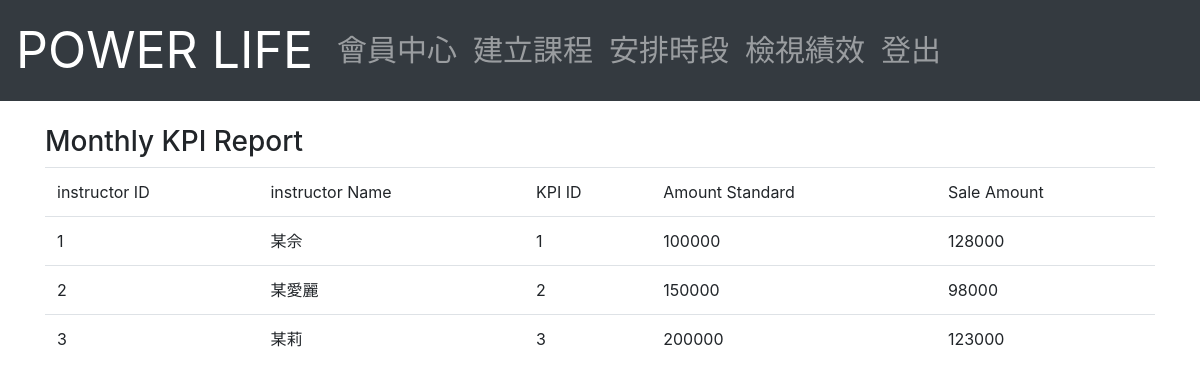
Page /Instructor/MonthlyKPI.php on the committed database.
### tables this page shows
CREATE TABLE `instructor` (
  `I_ID` int(6) NOT NULL,
  `I_Expertise` varchar(200) DEFAULT NULL,
  `I_Name` varchar(30) NOT NULL,
  `I_Email` varchar(100) NOT NULL,
  `I_Address` varchar(120) NOT NULL,
  `I_Age` int(3) NOT NULL,
  `I_Phone` varchar(15) NOT NULL,
  `I_Gender` enum('M','F','Other') NOT NULL,
  `I_Password` varchar(40) NOT NULL,
  `KPI_ID` int(6) NOT NULL
);

### Instructor/MonthlyKPI.php (the view, shortened to what this page needs)
<?php
require_once('database.php');
?>
<!DOCTYPE html>
<html>
<head>
    <link rel="stylesheet" href="https://stackpath.bootstrapcdn.com/bootstrap/4.1.3/css/bootstrap.min.css">
</head>
<body>
	<?php echo file_get_contents('../navbar_I.html'); ?>
<br>
<div class="container">
	<h3>Monthly KPI Report</h3>
</div>
<div class="container">
	<table class="table table-hover" cellpadding="2" cellspacing="2">
		<thead>
			<tr>
				<td>instructor ID</td>
				<td>instructor Name</td>
				<td>KPI ID</td>
				<td>Amount Standard</td>
				<td>Sale Amount</td>
			</tr>
    	</thead>
		<tbody>
		<?php
		$result = mysqli_query($mysqli, "SELECT * FROM `Monthly_KPI_Report`;
			");
		while($query_data = mysqli_fetch_row($result)) {
		  echo "<tr>";
		  echo "<td>",$query_data[0], "</td>",
			   "<td>",$query_data[1], "</td>",
			   "<td>",$query_data[2], "</td>",
			   "<td>",$query_data[3], "</td>",
			   "<td>",$query_data[4], "</td>";
		  echo "</tr>";
		}
		?>
	  	</tbody>
	</table>
</div>
</body>
</html>

### rows in the picture
instructor: I_ID "1", I_Name "某佘", KPI_ID "1", query_data "100000", query_data "128000"
instructor: I_ID "2", I_Name "某愛麗", KPI_ID "2", query_data "150000", query_data "98000"
instructor: I_ID "3", I_Name "某莉", KPI_ID "3", query_data "200000", query_data "123000"

### other values in the picture
file_get_contents('../navbar_I.html') "POWER LIFE 會員中心 建立課程 安排時段 檢視績效 登出"
